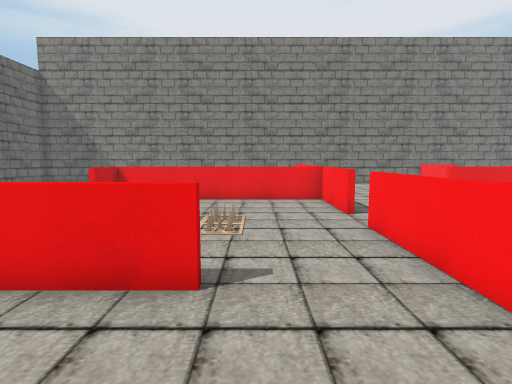
[1] (above)

24 first-person views from a walk through a 3-D level made in the Unity game engine. The camera is 1.5 m above the floor, tilts 6° down and sees 80° across. The floor is counted in squares, 1 m on a side. Each view is taken from the middle of a square. On the plan, view 1 faces up. The plan holds only what a view shows up to about 15 squares ahead; the rest is blank. The place goes on beyond the plan. The player character is not drawn. Some surface patterns are stand-ins.

[2]
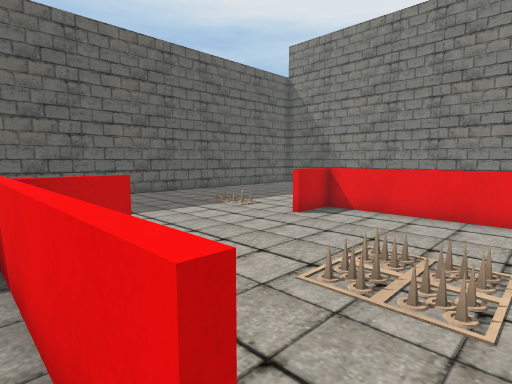

[3]
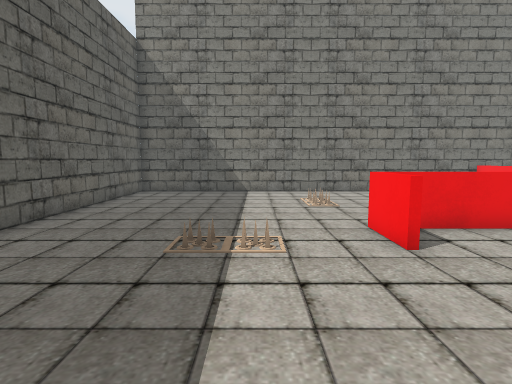

[4]
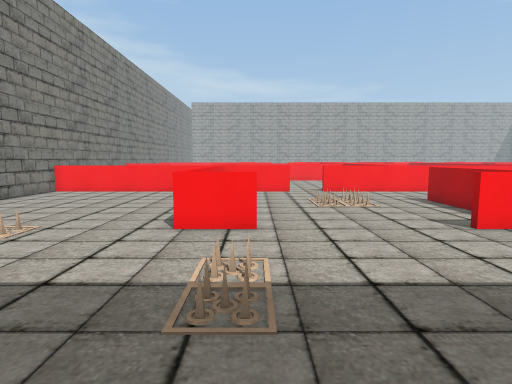

[5]
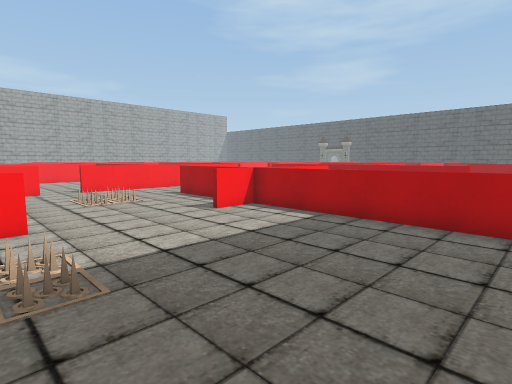

[6]
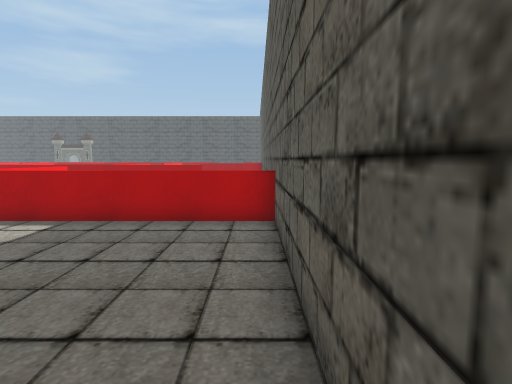

[7]
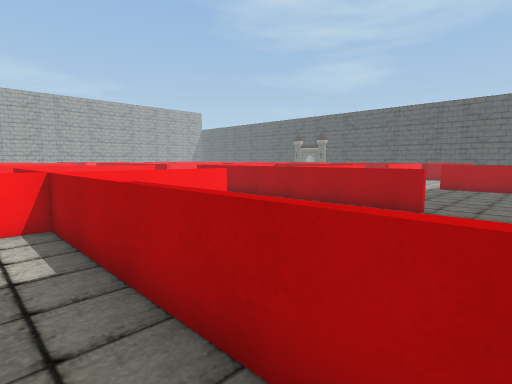

[8]
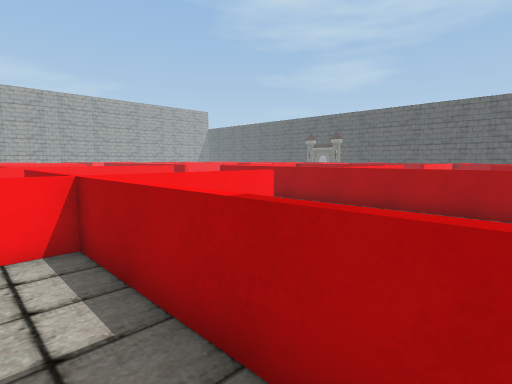

[9]
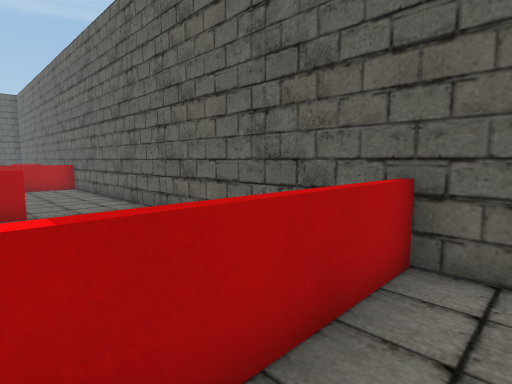

[10]
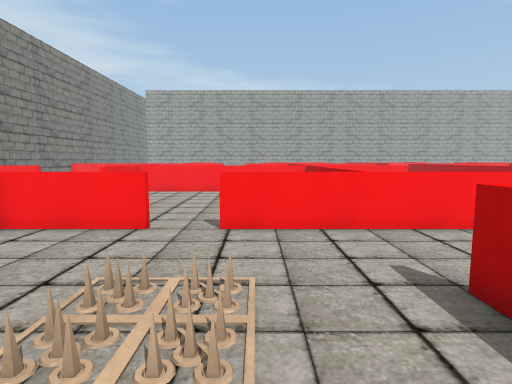

[11]
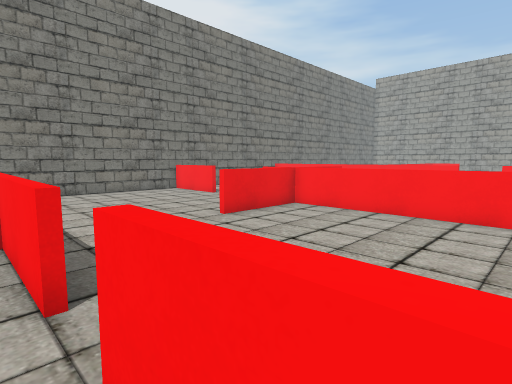

[12]
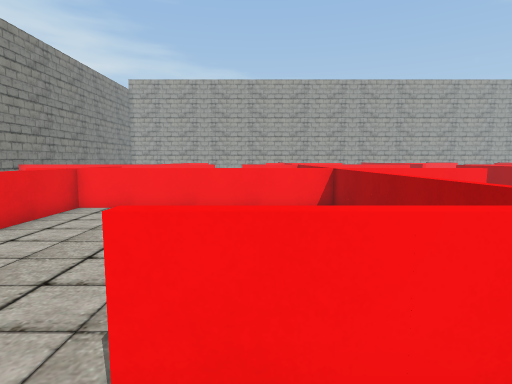

[13]
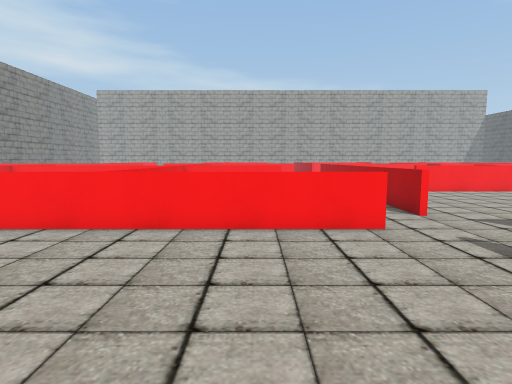

[14]
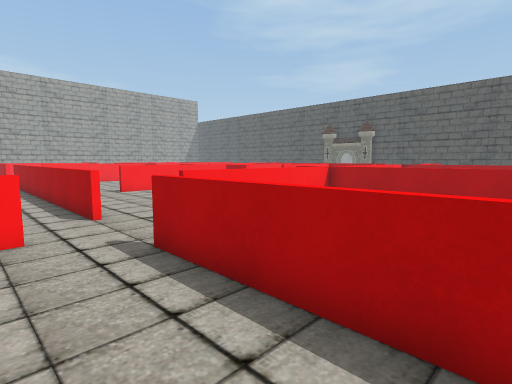

[15]
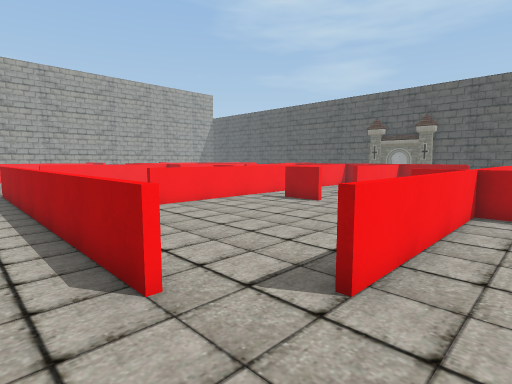

[16]
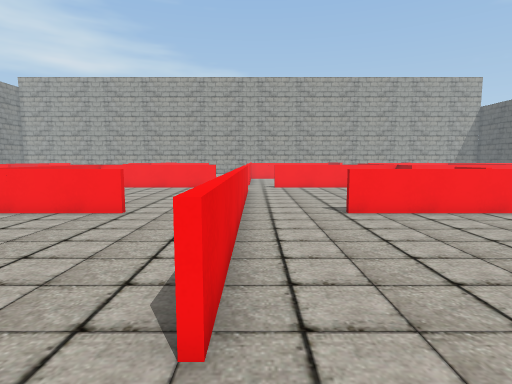

[17]
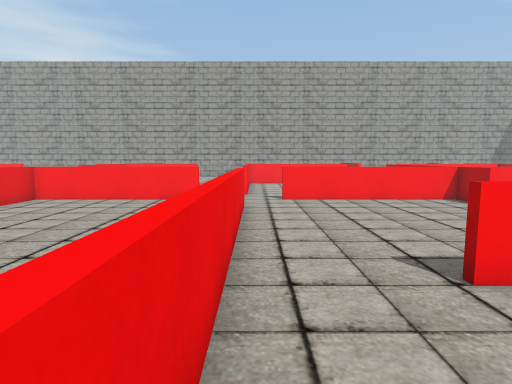

[18]
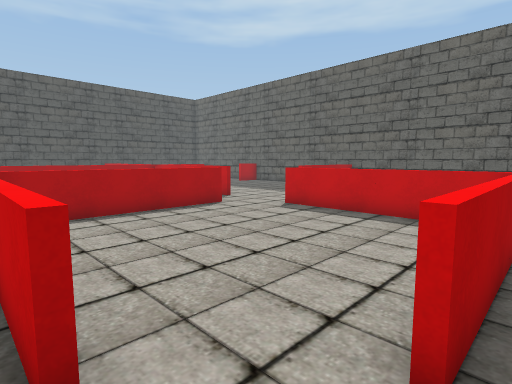

[19]
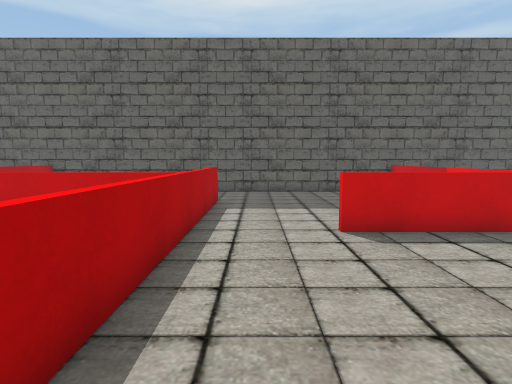

[20]
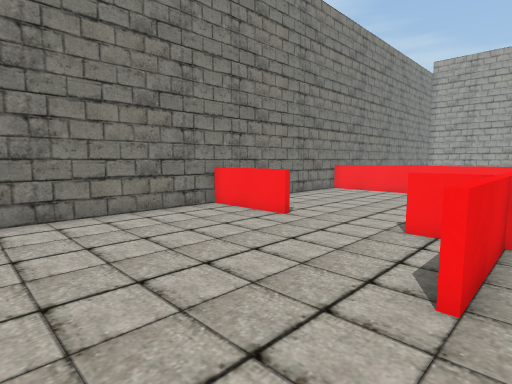

[21]
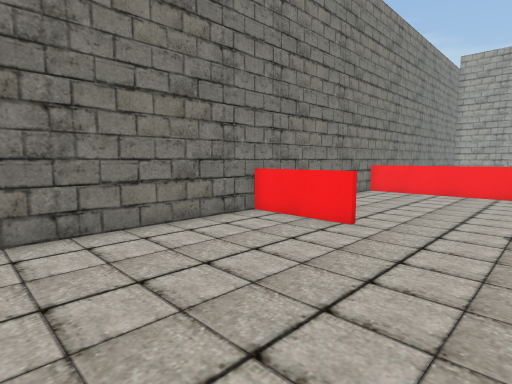

[22]
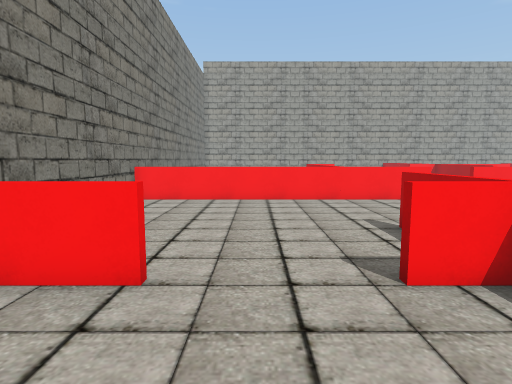

[23]
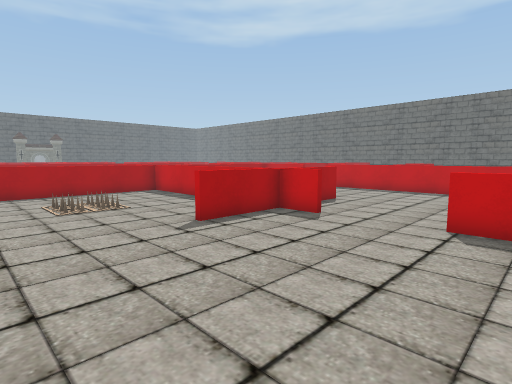

[24]
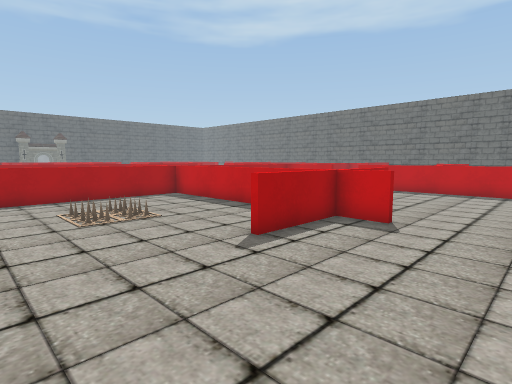

### Floor plan
Ten units are one square. View 1 is at (0, 0); x grows to the right and y downward. Boxes are objects, and circles mark ways between rooms. Rooms are numbered by the first view taken in them; rooms with no view inside come last. Other rooms are left out.
<svg viewBox="-140 -201 330 353">
<path fill="none" stroke="#000" d="M-55 -99 -55 -119M-53 -52 -53 -36 -6 -36M25 -84 25 -116 -53 -116 -53 -99M25 -122 25 -196M-6 -34 -55 -34 -55 -52M-53 -24 -53 12M-135 -36 -55 -36M30 -196 -135 -196 -135 -41M25 29 25 -69M-54 44 10 44M-39 126 25 126 25 60M-53 46 -53 109M122 126 138 126M72 126 90 126M105 147 105 75M169 126 185 126M28 126 41 126M162 46 41 46M27 60 27 80M107 -133 107 -118 138 -118M105 -116 105 -133M107 -116 72 -116M72 -118 102 -118M105 -164 105 -196M138 -116 107 -116 107 -34M107 -175 107 -164M27 -168 27 -100M105 -35 105 -118M185 -196 30 -196M32 -36 170 -36M105 12 105 -34M107 -34 31 -34M41 44 105 44"/>
<circle cx="15" cy="35" r="3" fill="#2a7"/>
<circle cx="30" cy="-75" r="3" fill="#2a7"/>
<circle cx="40" cy="55" r="3" fill="#2a7"/>
<circle cx="35" cy="30" r="3" fill="#2a7"/>
<text x="-40" y="-100">1</text>
<text x="-10" y="80">2</text>
<text x="100" y="100">3</text>
<text x="100" y="-130">4</text>
<text x="70" y="0">5</text>
</svg>
Room 1 opens to room 2. Room 1 opens to room 4. Room 2 opens to room 3. Room 2 opens to room 5.

Where each view was taken, in squares from view 1:
view 1: 0 up, 0 right, facing up
view 2: 3 up, 0 right, facing up-left
view 3: 5 up, 8 left, facing up
view 4: 10 up, 12 left, facing right
view 5: 11 up, 13 left, facing down-right
view 6: 11 up, 13 left, facing down
view 7: 5 up, 13 left, facing down-right
view 8: 5 up, 11 left, facing down-right
view 9: 5 up, 9 left, facing down-left
view 10: 6 up, 4 left, facing right
view 11: 5 up, 2 right, facing up-right
view 12: 6 up, 1 right, facing right
view 13: 0 up, 4 left, facing right
view 14: 2 down, 4 left, facing down-right
view 15: 3 down, 1 right, facing down-right
view 16: 5 down, 2 right, facing right
view 17: 5 down, 7 right, facing right
view 18: 4 down, 3 right, facing down-left
view 19: 3 down, 1 right, facing left
view 20: 11 up, 4 right, facing up-right
view 21: 13 up, 4 right, facing up-right
view 22: 15 up, 7 right, facing right
view 23: 18 up, 18 right, facing down-left
view 24: 16 up, 18 right, facing down-left
